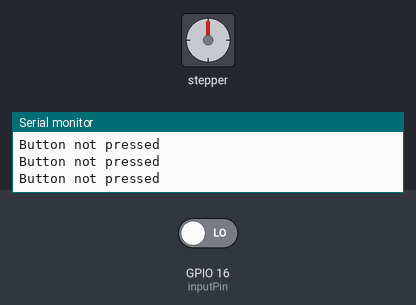
The sketch below on a simulated ESP8266 (NodeMCU). On the bench: stepper motor, the last lines printed to the serial monitor. The inputs (shaded band) are chosen by the test bench; at power-on: GPIO 16 (inputPin) LOW. WiFi joins after 1.5 s; servers stay silent unless stated; stepper angles assume 200 steps per turn.

Above: at 3.0 s.
3.1 s: GPIO 16 (inputPin) driven HIGH
At 3.58 s:
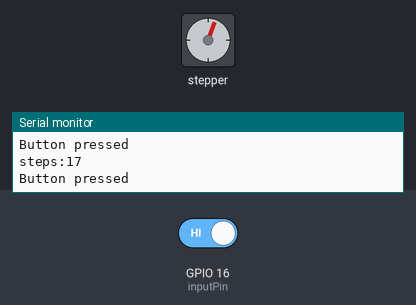
6.1 s: GPIO 16 (inputPin) driven LOW
At 6.1 s:
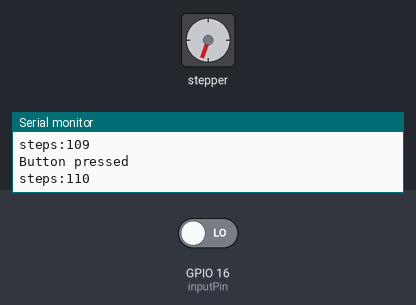
9.1 s: GPIO 16 (inputPin) driven HIGH
At 9.57 s:
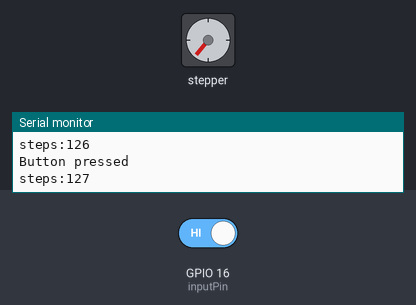
12.1 s: GPIO 16 (inputPin) driven LOW
At 12.1 s:
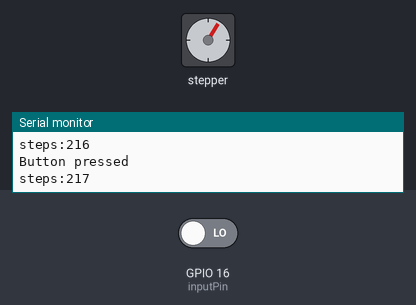
15.1 s: GPIO 16 (inputPin) driven HIGH
At 15.58 s:
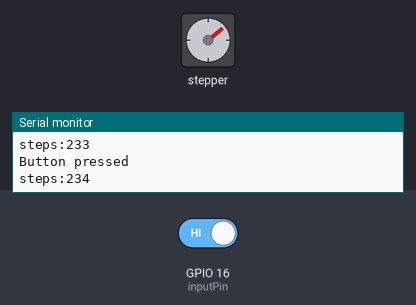
18.1 s: GPIO 16 (inputPin) driven LOW
At 18.1 s:
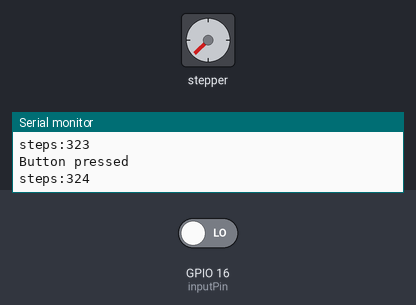
Timing chart, 0 to 21.1 s (numbered marks = the images above; inputs shaded):
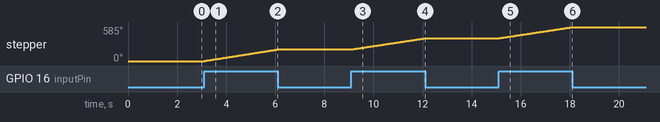

Measured:
- after the input at 3.1 s, stepper: keeps turning clockwise at about 67°/s, starting at once
- after the input at 6.1 s, stepper: stops changing and stays 199°
- after the input at 9.1 s, stepper: keeps turning clockwise at about 65°/s, starting at once
- after the input at 12.1 s, stepper: stops changing and stays 392°
- after the input at 15.1 s, stepper: keeps turning clockwise at about 65°/s, starting at once
- after the input at 18.1 s, stepper: stops changing and stays 585°

The sketch:

ESP8266_blynk.ino
```cpp
// (licence header left out)
/* Comment this out to disable prints and save space */
#define BLYNK_PRINT Serial


#include <ESP8266WiFi.h>
#include <BlynkSimpleEsp8266.h>
#include <Stepper.h>


const int stepsPerRevolution = 200;
const int inputPin = 16;
const int servoPin = 12;

Stepper myStepper(stepsPerRevolution, 15, 12, 13, 4);

int stepCount = 0;
int dirStep = 1;

// You should get Auth Token in the Blynk App.
// Go to the Project Settings (nut icon).
char auth[] = "bff269d14a824b6e8e4283478e2e9d1e";

// Your WiFi credentials.
// Set password to "" for open networks.
char ssid[] = "Class-2018";
char pass[] = "jun1orsmayh3m";

void setup()
{
  // Debug console
  Serial.begin(9600);

  pinMode(inputPin, INPUT);
  //pinMode(servoPin, OUTPUT);

  Blynk.begin(auth, ssid, pass);
}

void loop()
{
  Blynk.run();
  if (digitalRead(inputPin)) {
    //digitalWrite(servoPin, HIGH);
    myStepper.step(dirStep);
    Serial.print("steps:");
    Serial.println(stepCount);
    stepCount++;
    if( stepCount > 500){
      stepCount = 0;
      if( dirStep == 1) dirStep = -1;
      else dirStep = 1;
  }


  delayMicroseconds(50);
    Serial.println("Button pressed");
  } else {
    //digitalWrite(servoPin, LOW);
    Serial.println("Button not pressed");
  }
}
```
